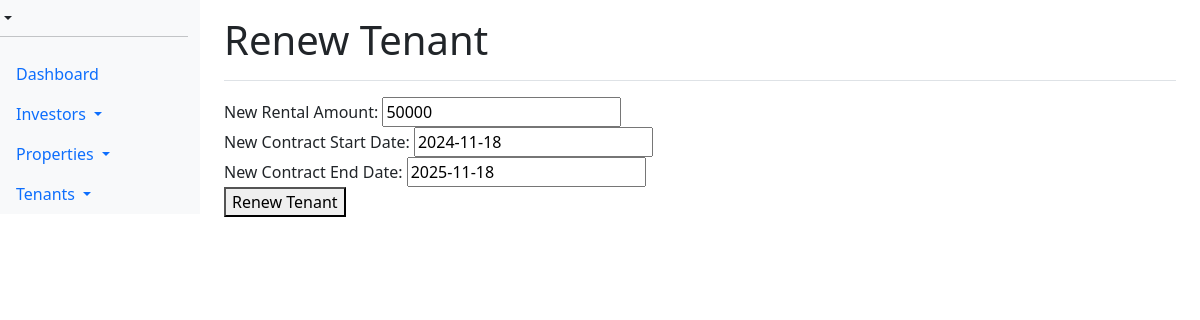
/renew_tenant/James24-25, run on the app's committed database.
### models/models.py (models this page shows)
class Tenant(db.Model):
    id = db.Column(db.String, primary_key=True)
    name = db.Column(db.String(100), nullable=False)
    contact_number = db.Column(db.String(20), nullable=False)
    email_address = db.Column(db.String(20), nullable=False)
    passport_number = db.Column(db.String(20), nullable=False)
    emirates_id_number = db.Column(db.String(20), nullable=False)
    contract_start_date = db.Column(Date, nullable=False)
    contract_end_date = db.Column(Date, nullable=False)
    no_of_cheques = db.Column(db.Integer, nullable=False)
    rental_amount = db.Column(db.Integer, nullable=False)
    security_deposit = db.Column(db.Integer, nullable=False)
    property_id = db.Column(db.String, db.ForeignKey('property.id'), nullable=False)
    is_current_tenant = db.Column(db.Boolean, default=True)

### routes/routes.py (the view, shortened to what this page needs)
@app.route('/renew_tenant/<tenant_id>', methods=['GET', 'POST'])
def renew_tenant(tenant_id):
    investors = Investor.query.all()
    properties = Property.query.all()
    tenants = Tenant.query.all()
    tenant = Tenant.query.get_or_404(tenant_id)
    return render_template('renew_tenant.html', tenant=tenant, investors=investors, properties=properties, tenants=tenants)

### app/templates/renew_tenant.html (shortened to what this page needs)
{% extends 'base.html' %}
{% block header %}Renew Tenant{% endblock %}
{% block content %}
<form method="POST">
    <label for="new_rental_amount">New Rental Amount:</label>
    <input type="text" id="new_rental_amount" name="new_rental_amount" value="{{ tenant.rental_amount }}" required>
    <br>
    <label for="new_contract_start_date">New Contract Start Date:</label>
    <input type="text" id="new_contract_start_date" name="new_contract_start_date" value="{{ tenant.contract_start_date }}" required>
    <br>
    <label for="new_contract_end_date">New Contract End Date:</label>
    <input type="text" id="new_contract_end_date" name="new_contract_end_date" value="{{ tenant.contract_end_date }}" required>
    <br>
    <button type="submit">Renew Tenant</button>
</form>
{% endblock %}

### data on the page
Tenant: new_rental_amount "50000", new_contract_start_date "2024-11-18", new_contract_end_date "2025-11-18"
